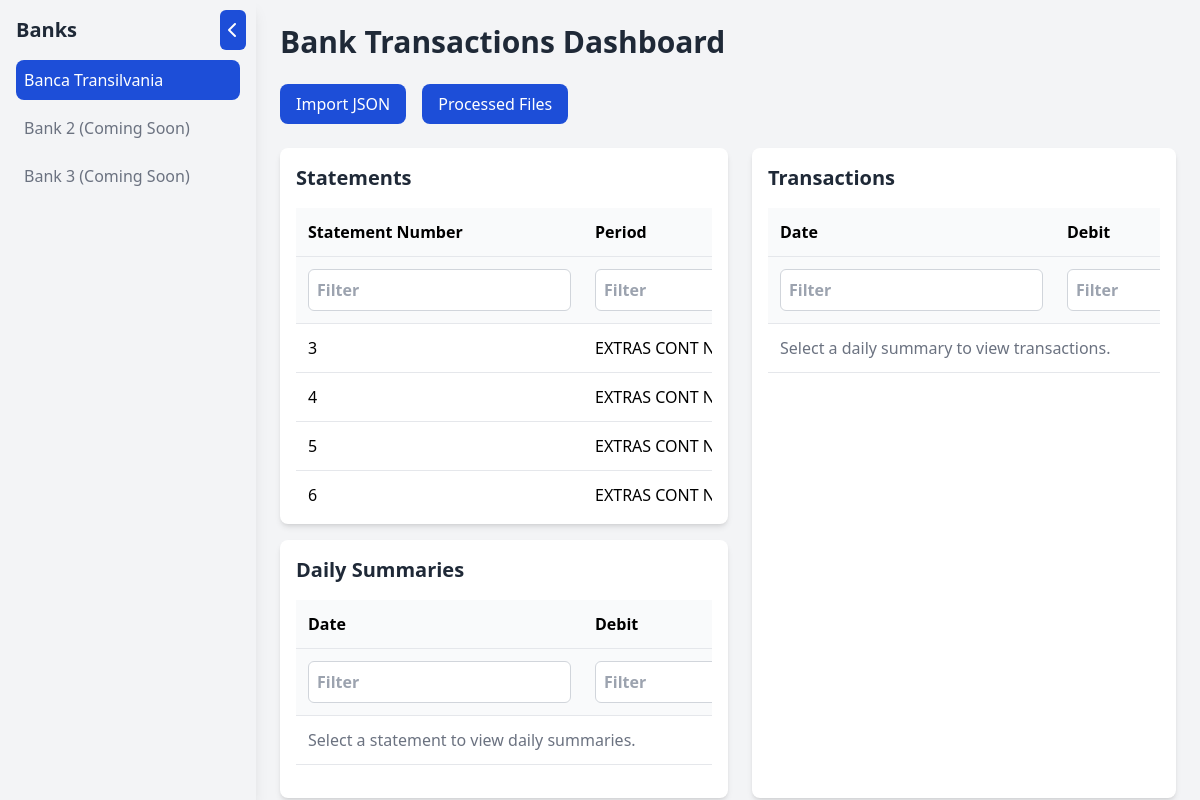
Before: / with the older database file.
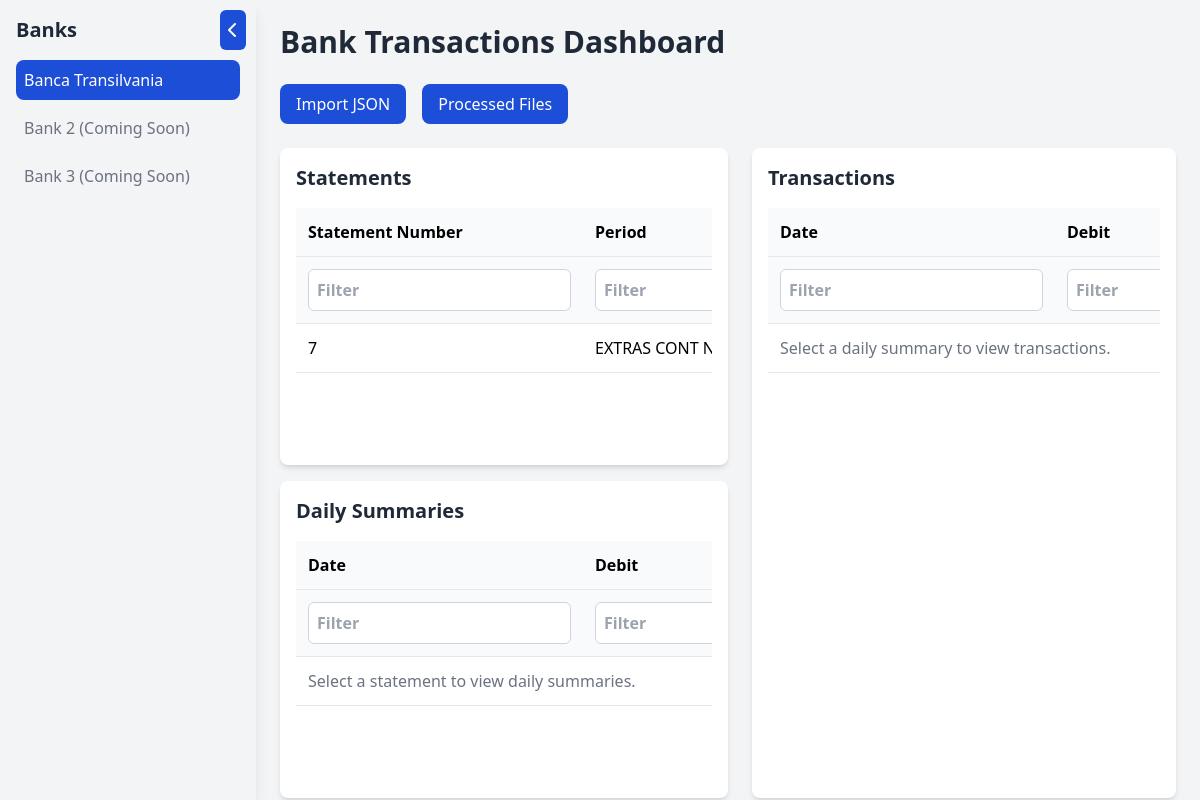
After: the same page with the newer database file.
### myapp/models.py (models this page shows, shortened)
class Statement(models.Model):
    id = models.UUIDField(primary_key=True, default=uuid.uuid4, editable=False)  # UUID as primary key
    statement_number = models.IntegerField(unique=True)
    period = models.TextField()
    initial_balance = models.DecimalField(max_digits=15, decimal_places=2)
    final_balance = models.DecimalField(max_digits=15, decimal_places=2)
    first_date = models.DateField()
    last_date = models.DateField()
    class Meta:
        ordering = ['statement_number']

### myapp/views.py (the view, shortened to what this page needs)
# urls.py: path('', views.import_json, name='import_json'),
def import_json(request):
    statements = Statement.objects.all()
    return render(request, 'import.html', {'statements': statements})

### myapp/templates/import.html (shortened to what the changed rows need)
<!DOCTYPE html>
<html lang="en">
<head>
    <script src="https://cdn.tailwindcss.com"></script>
    <link rel="stylesheet" href="https://cdnjs.cloudflare.com/ajax/libs/font-awesome/6.0.0-beta3/css/all.min.css">
</head>
<body class="bg-gray-100 font-sans">
    <div class="flex h-screen">
        <div class="sidebar w-64 bg-sidebar-bg p-4 shadow-lg relative">
            <div class="sidebar-content">
                <h2 class="text-xl font-bold text-gray-800 mb-4">Banks</h2>
            </div>
        </div>
        <div class="flex-1 p-6 overflow-hidden">
            <h1 class="text-3xl font-bold text-gray-800 mb-6">Bank Transactions Dashboard</h1>
            <div class="main-content">
                <div class="left-section">
                    <div class="bg-white p-4 rounded-lg shadow-md mb-4 flex-1">
                        <h2 class="text-xl font-semibold text-gray-800 mb-4">Statements</h2>
                        <div class="table-container">
                            <table id="statements_table" class="table">
                                <thead>
                                    <tr>
                                        <th>Statement Number</th>
                                        <th>Period</th>
                                    </tr>
                                    <tr>
                                        <th><input type="text" class="filter-input" placeholder="Filter"></th>
                                        <th><input type="text" class="filter-input" placeholder="Filter"></th>
                                    </tr>
                                </thead>
                                <tbody>
                                    {% for statement in statements %}
                                    <tr data-id="{{ statement.id }}">
                                        <td>{{ statement.statement_number }}</td>
                                        <td>{{ statement.period }}</td>
                                    </tr>
                                    {% empty %}
                                    <tr>
                                        <td colspan="6" class="text-center text-gray-500">No statements available.</td>
                                    </tr>
                                    {% endfor %}
                                </tbody>
                            </table>
                        </div>
                    </div>
                    <div class="bg-white p-4 rounded-lg shadow-md flex-1">
                        <h2 class="text-xl font-semibold text-gray-800 mb-4">Daily Summaries</h2>
                        <div class="table-container">
                            <table id="daily_summaries_table" class="table">
                                <thead>
                                    <tr>
                                        <th>Date</th>
                                        <th>Debit</th>
                                    </tr>
                                    <tr>
                                        <th><input type="text" class="filter-input" placeholder="Filter"></th>
                                        <th><input type="text" class="filter-input" placeholder="Filter"></th>
                                    </tr>
                                </thead>
                            </table>
                        </div>
                    </div>
                </div>
                <div class="right-section bg-white p-4 rounded-lg shadow-md">
                    <h2 class="text-xl font-semibold text-gray-800 mb-4">Transactions</h2>
                    <div class="table-container">
                        <table id="transactions_table" class="table">
                            <thead>
                                <tr>
                                    <th>Date</th>
                                    <th>Debit</th>
                                </tr>
                                <tr>
                                    <th><input type="text" class="filter-input" placeholder="Filter"></th>
                                    <th><input type="text" class="filter-input" placeholder="Filter"></th>
                                </tr>
                            </thead>
                        </table>
                    </div>
                </div>
            </div>
        </div>
    </div>
</body>
</html>

Changed rows visible on the page:
removed Statement: statement_number "3", period "EXTRAS CONT…"
removed Statement: statement_number "4", period "EXTRAS CONT…"
removed Statement: statement_number "5", period "EXTRAS CONT…"
removed Statement: statement_number "6", period "EXTRAS CONT…"
added Statement: statement_number "7", period "EXTRAS CONT…"
